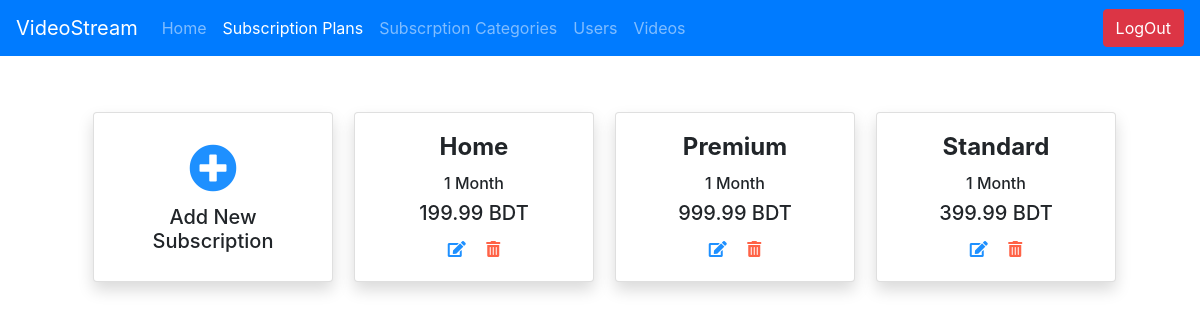
The page /video_stream_admin/subscription_plans/ (signed in) on the database its author committed.
### video_stream_app/models.py (models this page shows, shortened)
class Subscription(models.Model):
    id = models.AutoField(primary_key=True)
    subscription_type = models.ForeignKey(SubscriptionType,
                                        on_delete=models.SET_NULL, blank=True, null=True)
    subscription_price = models.DecimalField(
        max_digits=10, decimal_places=2, default=0)
    subscription_validity = models.IntegerField(
        default=0, verbose_name='subscription_validity (Months)')
    created_at = models.DateTimeField(auto_now_add=True)
    updated_at = models.DateField(auto_now=True)

class SubscriptionType(models.Model):
    id = models.AutoField(primary_key=True)
    type_name = models.CharField(
        max_length=50, blank=False, null=False, unique=True)

### video_stream_app/views.py (the view)
# urls.py: path('video_stream_admin/subscription_plans/', views.subscription_plan_list,
@login_required(login_url='/video_stream_admin/')
def subscription_plan_list(request):
    return render(request, 'video_stream_app/subscriptions.html',
                  {
                      'subscriptions': models.Subscription.objects.all(),
                      'title': 'Available Plans',
                      'is_logged_in': request.user.is_authenticated,
                      'subscription_plans': 'active',
                      'admin': True
                  })

### video_stream_app/templates/video_stream_app/subscriptions.html (shortened to what this page needs)
{% extends 'base.html' %}
{% load static %}
{% block content %}
    <div class="container">
        <div class="m-5 text-center">
            <div class="row">
                <div class="col-md-3 my-2">
                    <div class="card shadow" style="width: 15rem;">
                        <div class="card-body">
                            <a href="/video_stream_admin/subscriptions/add/">
                                <span style="font-size: 48px; color: Dodgerblue;">
                                    <i class="fas fa-plus-circle"></i>
                                </span>
                            </a>
                            <h5> Add New Subscription </h5>
                        </div>
                    </div>
                </div>
                {% for subscription in subscriptions %}
                    <div class="col-md-3 my-2">
                        <div class="card shadow" style="width: 15rem;">
                            <div class="card-body">
                                <h4 class="card-title"> <strong>{{ subscription.subscription_type.type_name}}</strong></h4>
                                <h6>
                                    {{ subscription.subscription_validity}}
                                    {% if subscription.subscription_validity == 1 %}
                                        Month
                                    {% else %}
                                        Months
                                    {% endif %}
                                </h6>
                                <h5> {{ subscription.subscription_price}} BDT </h5>
                                <div class="pt-1">
                                    <a href="/video_stream_admin/subscriptions/edit__{{ subscription.pk }}/">
                                        <span style="color: Dodgerblue;" class="pr-2">
                                            <i class="fas fa-edit"></i>
                                        </span>
                                    </a>
                                    <a href="/video_stream_admin/subscriptions/delete__{{ subscription.pk }}/">
                                        <span style="color: tomato;" class="pl-2">
                                            <i class="fas fa-trash-alt"></i>
                                        </span>
                                    </a>
                                </div>
                            </div>
                        </div>
                    </div>
                {% endfor %}
            </div>
        </div>
    </div>
{% endblock %}

### rows shown on the page
Subscription: subscription_type.type_name "Home", subscription_validity "1", shows "Month", subscription_price "199.99"
Subscription: subscription_type.type_name "Premium", subscription_validity "1", shows "Month", subscription_price "999.99"
Subscription: subscription_type.type_name "Standard", subscription_validity "1", shows "Month", subscription_price "399.99"
